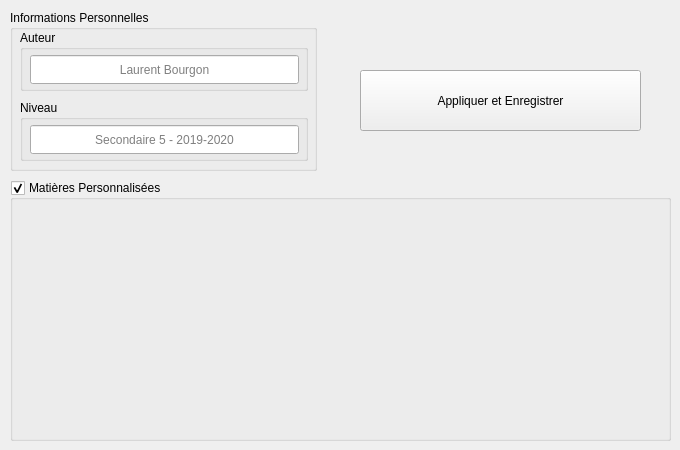
    <widget class="QWidget" name="configTab">
     <attribute name="title">
      <string>Configurateur</string>
     </attribute>
     <attribute name="toolTip">
      <string>Modifier les Informations</string>
     </attribute>
     <widget class="QGroupBox" name="infoConfigGroupBox">
      <property name="geometry">
       <rect>
        <x>10</x>
        <y>10</y>
        <width>307</width>
        <height>161</height>
       </rect>
      </property>
      <property name="title">
       <string>Informations Personnelles</string>
      </property>
      <widget class="QGroupBox" name="auteurConfig">
       <property name="geometry">
        <rect>
         <x>10</x>
         <y>20</y>
         <width>288</width>
         <height>61</height>
        </rect>
       </property>
       <property name="title">
        <string>Auteur</string>
       </property>
       <widget class="AdvancedLineEdit" name="auteurLineEdit">
        <property name="geometry">
         <rect>
          <x>10</x>
          <y>25</y>
          <width>269</width>
          <height>29</height>
         </rect>
        </property>
        <property name="sizePolicy">
         <sizepolicy hsizetype="Expanding" vsizetype="Expanding">
          <horstretch>0</horstretch>
          <verstretch>0</verstretch>
         </sizepolicy>
        </property>
        <property name="alignment">
         <set>Qt::AlignCenter</set>
        </property>
        <property name="placeholderText">
         <string>Laurent Bourgon</string>
        </property>
        <property name="clearButtonEnabled">
         <bool>true</bool>
        </property>
       </widget>
      </widget>
      <widget class="QGroupBox" name="niveauConfig">
       <property name="geometry">
        <rect>
         <x>10</x>
         <y>90</y>
         <width>288</width>
         <height>61</height>
        </rect>
       </property>
       <property name="title">
        <string>Niveau</string>
       </property>
       <widget class="AdvancedLineEdit" name="niveauLineEdit">
        <property name="geometry">
         <rect>
          <x>10</x>
          <y>25</y>
          <width>269</width>
          <height>29</height>
         </rect>
        </property>
        <property name="sizePolicy">
         <sizepolicy hsizetype="Expanding" vsizetype="Expanding">
          <horstretch>0</horstretch>
          <verstretch>0</verstretch>
         </sizepolicy>
        </property>
        <property name="alignment">
         <set>Qt::AlignCenter</set>
        </property>
        <property name="placeholderText">
         <string>Secondaire 5 - 2019-2020</string>
        </property>
        <property name="clearButtonEnabled">
         <bool>true</bool>
        </property>
       </widget>
      </widget>
     </widget>
     <widget class="QWidget" name="verticalLayoutWidget_4">
      <property name="geometry">
       <rect>
        <x>330</x>
        <y>20</y>
        <width>341</width>
        <height>161</height>
       </rect>
      </property>
      <layout class="QVBoxLayout" name="configSaveLayout" stretch="0">
       <property name="spacing">
        <number>0</number>
       </property>
       <property name="leftMargin">
        <number>30</number>
       </property>
       <property name="topMargin">
        <number>50</number>
       </property>
       <property name="rightMargin">
        <number>30</number>
       </property>
       <property name="bottomMargin">
        <number>50</number>
       </property>
       <item>
        <widget class="ConfigPushButton" name="configSaveButton">
         <property name="sizePolicy">
          <sizepolicy hsizetype="Minimum" vsizetype="Minimum">
           <horstretch>0</horstretch>
           <verstretch>0</verstretch>
          </sizepolicy>
         </property>
         <property name="cursor">
          <cursorShape>PointingHandCursor</cursorShape>
         </property>
         <property name="text">
          <string>Appliquer et Enregistrer</string>
         </property>
        </widget>
       </item>
      </layout>
     </widget>
     <widget class="QGroupBox" name="matieresConfig">
      <property name="geometry">
       <rect>
        <x>10</x>
        <y>180</y>
        <width>661</width>
        <height>261</height>
       </rect>
      </property>
      <property name="title">
       <string>Matières Personnalisées</string>
      </property>
      <property name="flat">
       <bool>false</bool>
      </property>
      <property name="checkable">
       <bool>true</bool>
      </property>
      <property name="checked">
       <bool>true</bool>
      </property>
      <widget class="MatiereTable" name="matiereTable" native="true">
       <property name="geometry">
        <rect>
         <x>0</x>
         <y>30</y>
         <width>661</width>
         <height>231</height>
        </rect>
       </property>
      </widget>
     </widget>
    </widget>
